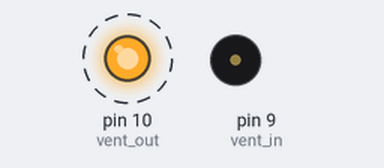
The sketch below on a simulated Arduino Uno, built with avr-gcc and run on an emulated ATmega328P. Shown: output pins drawn as LEDs (lit = HIGH), buzzer (waves = sounding). Dashed ring = blinking.

Above: at 0.4 s.
Timing chart, 0 to 3.0 s (numbered marks = the images above):
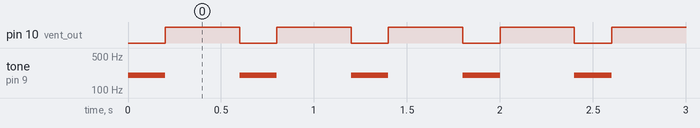

The sketch:

test_combination3.ino
```cpp
int vent_in = 9;
int vent_out = 10;

void setup() {
  Serial.begin(9600);
  pinMode(vent_in, OUTPUT);
  pinMode(vent_out, OUTPUT);
}

void loop() {
  tone(vent_in, 200);
  delay(200);
  noTone(vent_in);
  digitalWrite(vent_out, HIGH);
  delay(400);
  digitalWrite(vent_out, LOW);
}
```

Measured:
- by itself, pin 10 (vent_out): alternates HIGH for 0.40 s and LOW for 0.20 s
- by itself, tone on pin 9 (vent_in): alternates 200 Hz for 0.20 s and silent for 0.40 s
